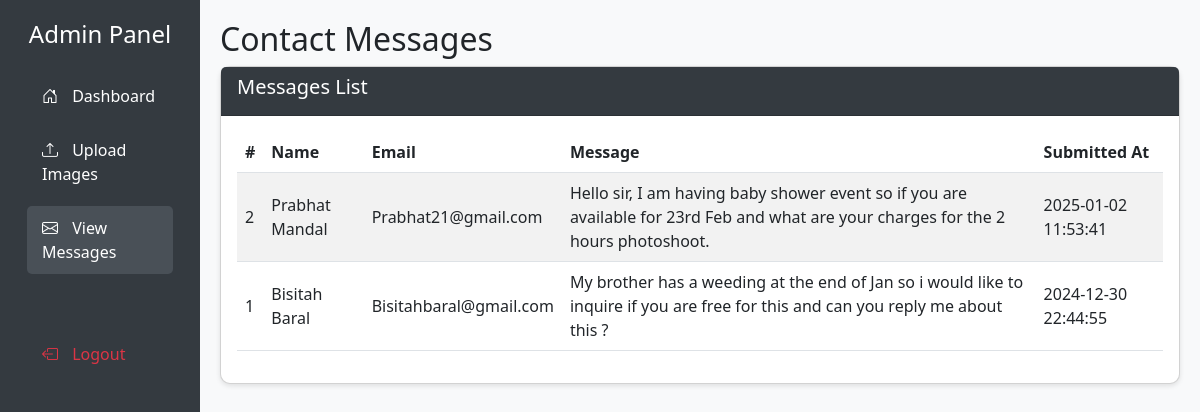
The page /admin/messages.php (signed in) on the database its author committed.
### tables this page shows
CREATE TABLE `messages` (
  `id` int(11) NOT NULL,
  `name` varchar(100) NOT NULL,
  `email` varchar(100) NOT NULL,
  `message` text NOT NULL,
  `submitted_at` datetime DEFAULT current_timestamp()
);

### includes/config.php (called while the page is built, shortened)
<?php
$host = "localhost";
$user = "root";
$pass = "";
$dbname = "portfolio_db";
$conn = new mysqli($host, $user, $pass, $dbname);
function runQuery($sql, $params = [])
{
    global $conn;
    $stmt = $conn->prepare($sql);
    if (!$stmt->execute()) {
        die("Execute failed: " . $stmt->error);
    }
    $result = $stmt->get_result();
    if ($result) {
        return $result;
    } else {
        return true;
    }
}
?>

### admin/messages.php (the view, shortened to what this page needs)
<?php
include_once '../includes/config.php';
$sql = "SELECT * FROM messages ORDER BY submitted_at DESC";
$result = runQuery($sql);
$messages = [];
if ($result) {
    while ($row = mysqli_fetch_assoc($result)) {
        $messages[] = $row;
    }
} else {
    $_SESSION['error'] = "Failed to fetch messages from the database.";
}
?>
<!DOCTYPE html>
<html lang="en">
<head>
  <link rel="stylesheet" href="https://cdn.jsdelivr.net/npm/bootstrap@5.3.0/dist/css/bootstrap.min.css">
  <link rel="stylesheet" href="https://cdn.jsdelivr.net/npm/bootstrap-icons@1.10.5/font/bootstrap-icons.css">
</head>
<body>
  <div class="container-fluid">
    <div class="row">
      <nav class="col-md-2 sidebar">
        <h4>Admin Panel</h4>
        <ul class="nav flex-column">
          <li class="nav-item">
            <a class="nav-link" href="dashboard.php"><i class="bi bi-house-door"></i> Dashboard</a>
          </li>
          <li class="nav-item">
            <a class="nav-link" href="upload.php"><i class="bi bi-upload"></i> Upload Images</a>
          </li>
          <li class="nav-item">
            <a class="nav-link active" href="messages.php"><i class="bi bi-envelope"></i> View Messages</a>
          </li>
          <li class="nav-item mt-5">
            <a class="nav-link text-danger" href="logout.php"><i class="bi bi-box-arrow-left"></i> Logout</a>
          </li>
        </ul>
      </nav>
      <div class="main-content col-md-10 ms-sm-auto">
        <h2>Contact Messages</h2>
        <?php if (!empty($messages)): ?>
          <div class="card">
            <div class="card-header">
              <h5>Messages List</h5>
            </div>
            <div class="card-body">
              <table class="table table-striped table-hover">
                <thead>
                  <tr>
                    <th>#</th>
                    <th>Name</th>
                    <th>Email</th>
                    <th>Message</th>
                    <th>Submitted At</th>
                  </tr>
                </thead>
                <tbody>
                  <?php foreach ($messages as $message): ?>
                  <tr>
                    <td><?= htmlspecialchars($message['id']); ?></td>
                    <td><?= htmlspecialchars($message['name']); ?></td>
                    <td><?= htmlspecialchars($message['email']); ?></td>
                    <td><?= htmlspecialchars($message['message']); ?></td>
                    <td><?= htmlspecialchars($message['submitted_at']); ?></td>
                  </tr>
                  <?php endforeach; ?>
                </tbody>
              </table>
            </div>
          </div>
        <?php else: ?>
          <p class="text-center">No messages found.</p>
        <?php endif; ?>
      </div>
    </div>
  </div>
</body>
</html>

### admin/messages.php (style rules this page uses)
body { background-color: #f8f9fa; }
.sidebar { background-color: #343a40; min-height: 100vh; padding-top: 20px; }
.sidebar h4 { color: #ffffff; text-align: center; margin-bottom: 20px; }
.sidebar .nav-link { color: #ffffff; padding: 10px 15px; border-radius: 5px; margin: 5px 15px; }
.sidebar .nav-link.active, .sidebar .nav-link:hover { background-color: #495057; color: #ffffff; }
.sidebar .nav-link i { margin-right: 10px; }
.main-content { margin-left: 220px; padding: 20px; }
.table th, .table td { vertical-align: middle; }
.card { margin-bottom: 20px; border-radius: 10px; box-shadow: 0 2px 5px rgba(0, 0, 0, 0.1); }
.card-header { background-color: #343a40; color: white; }

### rows shown on the page
messages: id "2", name "Prabhat Mandal", email "Prabhat21@gmail.com", message "Hello sir, I am having baby shower event so if you are available for 23rd Feb and what are your charges for the 2 hours photoshoot.", submitted_at "2025-01-02 11:53:41"
messages: id "1", name "Bisitah Baral", email "Bisitahbaral@gmail.com", message "My brother has a weeding at the end of Jan so i would like to inquire if you are free for this and can you reply me about this ?", submitted_at "2024-12-30 22:44:55"
